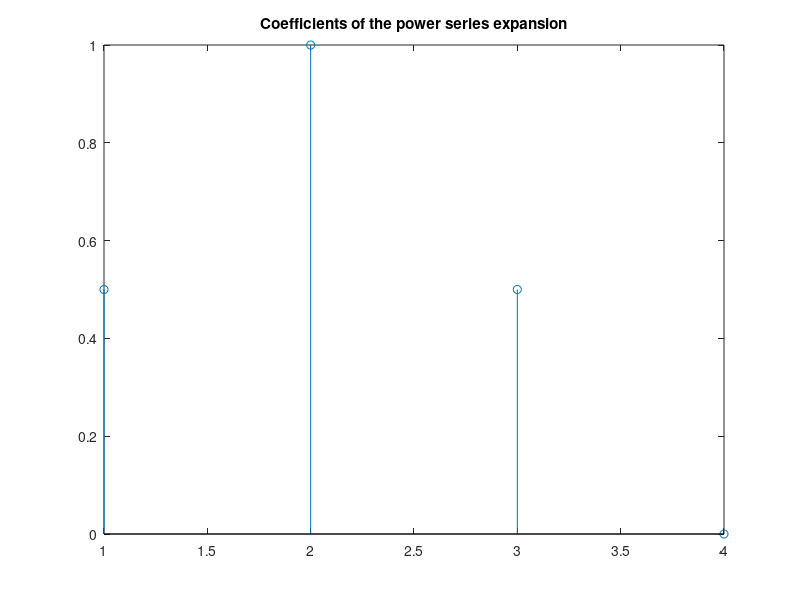

This chart was generated by the following MATLAB code:
%% Experiment 27

%% Computing the inverse z-transform using long division methond
% using matlab's inbuilt function impz() 

clear al;
clc;
close all;


L = 4;

num = [1 2 1];
den = [2];

[y,t] = impz(num,den,L);

stem(y'),title('Coefficients of the power series expansion');

%% Conclusion
% Inverse z transformation using long division method computed correctly.